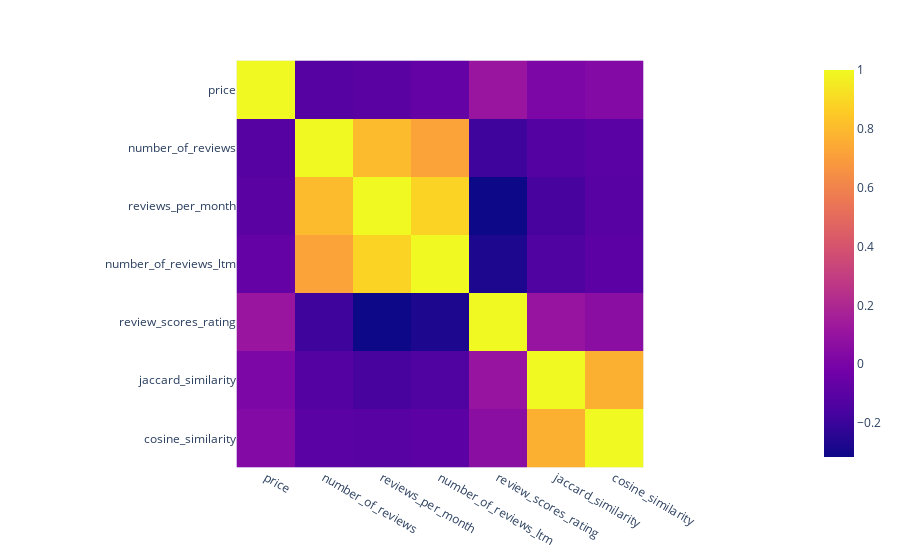

The notebook cell this image was saved under:
### Code cell
px.imshow(df_texts[['price', 'number_of_reviews', 
                           'reviews_per_month', 'number_of_reviews_ltm', 
                           'review_scores_rating', 'jaccard_similarity', 'cosine_similarity']].corr())

### Figure 1 — Plotly figure (JSON) as saved in the notebook; plotly's stock layout.template omitted (floating-point values rounded to 4 significant figures)
{"data": [{"coloraxis": "coloraxis", "hovertemplate": "x: %{x}<br>y: %{y}<br>color: %{z}<extra></extra>", "name": "0", "type": "heatmap", "x": ["price", "number_of_reviews", "reviews_per_month", "number_of_reviews_ltm", "review_scores_rating", "jaccard_similarity", "cosine_similarity"], "xaxis": "x", "y": ["price", "number_of_reviews", "reviews_per_month", "number_of_reviews_ltm", "review_scores_rating", "jaccard_similarity", "cosine_similarity"], "yaxis": "y", "z": [[1, -0.1168, -0.1004, -0.06566, 0.1117, 0.01113, 0.03614], [-0.1168, 1, 0.7997, 0.7191, -0.1902, -0.1215, -0.1024], [-0.1004, 0.7997, 1, 0.8806, -0.3151, -0.161, -0.1046], [-0.06566, 0.7191, 0.8806, 1, -0.2741, -0.1362, -0.09492], [0.1117, -0.1902, -0.3151, -0.2741, 1, 0.1008, 0.06502], [0.01113, -0.1215, -0.161, -0.1362, 0.1008, 1, 0.7645], [0.03614, -0.1024, -0.1046, -0.09492, 0.06502, 0.7645, 1]]}], "layout": {"coloraxis": {"colorscale": [[0, "#0d0887"], [0.1111, "#46039f"], [0.2222, "#7201a8"], [0.3333, "#9c179e"], [0.4444, "#bd3786"], [0.5556, "#d8576b"], [0.6667, "#ed7953"], [0.7778, "#fb9f3a"], [0.8889, "#fdca26"], [1, "#f0f921"]]}, "margin": {"t": 60}, "xaxis": {"anchor": "y", "constrain": "domain", "domain": [0, 1], "scaleanchor": "y"}, "yaxis": {"anchor": "x", "autorange": "reversed", "constrain": "domain", "domain": [0, 1]}}}
